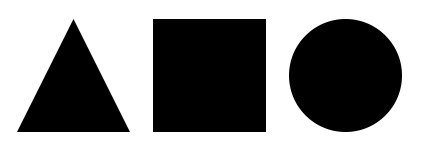
#> input picture 7_CV/Day07/work_0615_이한이/shapes.png, 423 x 150 px
$ jupyter execute --allow-errors 'work_0615_이한이_1.ipynb'   (shell and % lines are left out)
#> lines starting #> are read from the running program, lines starting #| are printed output that depends on the picture; after the words box and inside, x2 and y2 are one past the last pixel; in counts of white or black regions, pixels touching at a corner belong together
### 7_CV/cv_utils.py
## ============================================================
## 이미지 처리 공통 함수들
## ============================================================

## 모듈 로딩
import cv2
import os
import matplotlib.pyplot as plt
# import koreanize_matplotlib
import numpy as np
import matplotlib.cm as cm
import sys
import matplotlib.pyplot as plt
import numpy as np
import matplotlib.pyplot as plt
import numpy as np


import matplotlib.pyplot as plt
import numpy as np

# [82 lines left out: functions printPlots, printPlotImage, printDistance, not called in this run]

### 7_CV/Day07/work_0615_이한이/work_0615_이한이_1.ipynb
### [ 컨투어 찾기와 그리기 ] <hr>

[cell 1]
## -------------------------------------
## 이미지 데이터 로딩 & 기본 정보
## -------------------------------------
import cv2
import os
import matplotlib.pyplot as plt
import koreanize_matplotlib
import numpy as np
import matplotlib.cm as cm
import sys
sys.path.append(r"C:\KDT14\7_CV")

import importlib
import cv_utils

importlib.reload(cv_utils)

[cell 2]
import cv2
import numpy as np

img = cv2.imread('./shapes.png')
#> img is the input picture: shape (150, 423, 3); min 0, max 255, mean 137.7
img2 = img.copy()

plt.imshow(img)

# 그레이 스케일로 변환
imgray = cv2.cvtColor(img, cv2.COLOR_BGR2GRAY)

# 스레시홀드로 바이너리 이미지로 만들어서 검은배경에 흰색전경으로 반전
ret, imthres = cv2.threshold(imgray, 127, 255, cv2.THRESH_BINARY_INV)
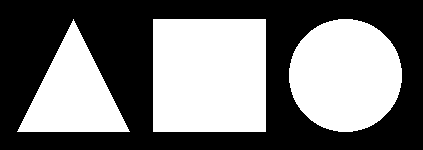
#> imthres: shape (150, 423); 46% white; 3 white regions

# 모든 좌표 반환
contour, hierarchy = cv2.findContours(imthres, cv2.RETR_EXTERNAL, \
                                                 cv2.CHAIN_APPROX_NONE)[-2:]
#> contour = 3 contours; box (x1, y1, x2, y2) and area: (153, 19, 266, 132) 12544, (289, 19, 402, 132) 9870, (17, 19, 130, 132) 6216


# 꼭지점 좌표만 반환
contour2, hierarchy = cv2.findContours(imthres, cv2.RETR_EXTERNAL, \
                                                cv2.CHAIN_APPROX_SIMPLE)[-2:]
#> contour2 has the same summary as contour

# 각각의 컨투의 갯수 출력
print('도형의 갯수: %d(%d)'% (len(contour), len(contour2)))
#| 도형의 갯수: 3(3)

# 모든 좌표를 갖는 컨투어 그리기, 초록색
cv2.drawContours(img, contour, -1, (0,255,0), 4)
#> img: shape (150, 423, 3); 8.62% of pixels changed, all inside (x1, y1, x2, y2) = (15, 17, 404, 134)

# 꼭지점 좌표만을 갖는 컨투어 그리기, 초록색
cv2.drawContours(img2, contour2, -1, (0,255,0), 4)

# 컨투어 모든 좌표를 작은 파랑색 점(원)으로 표시
for i in contour:
    for j in i:
        cv2.circle(img, tuple(j[0]), 1, (0,0,255), -1)
#> this loop made 3 passes
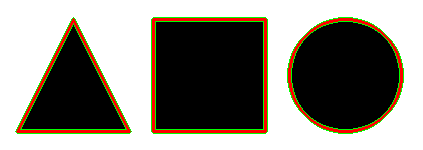
#> img: shape (150, 423, 3); mean B, G, R 128.7, 137.5, 141.9

# 컨투어 꼭지점 좌표를 작은 파랑색 점(원)으로 표시
for i in contour2:
    for j in i:
        cv2.circle(img2, tuple(j[0]), 1, (0,0,255), -1)
#> this loop made 3 passes
#> i on pass 2: [[153, 19], [153, 131], [265, 131], [265, 19]]
#> img2: shape (150, 423, 3); mean B, G, R 128.7, 145.7, 133.7

# 결과 출력
plt.figure(figsize=(15, 6))

plt.subplot(2, 1, 1)
plt.imshow(img)
plt.title('모든 컨투어')
plt.axis('off')

plt.subplot(2, 1, 2)
plt.imshow(img2)
plt.title('꼭짓점 컨투어')
plt.axis('off')
#> figure, not shown here; B, G, R data is drawn as R, G, B

### [컨투어 계층 트리] <hr>

[cell 3]
# 영상 읽기
img = cv2.imread('./shapes_donut.png')
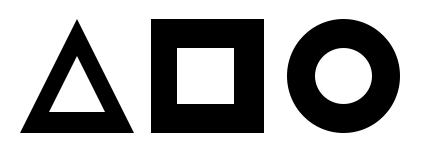
#> input picture 7_CV/Day07/work_0615_이한이/shapes_donut.png, 421 x 154 px
#> img is the input picture: shape (154, 421, 3); min 0, max 255, mean 167.6
img2 = img.copy()
# 바이너리 이미지로 변환
imgray = cv2.cvtColor(img, cv2.COLOR_BGR2GRAY)
#> imgray: shape (154, 421)
ret, imthres = cv2.threshold(imgray, 127, 255, cv2.THRESH_BINARY_INV)
#> imthres: shape (154, 421); 34.3% white; 3 white regions

# 가장 바깥 컨투어만 수집
contour, hierarchy = cv2.findContours(imthres, cv2.RETR_EXTERNAL, \
                                                cv2.CHAIN_APPROX_NONE)[-2:]
#> contour = 3 contours; box (x1, y1, x2, y2) and area: (151, 19, 264, 133) 12656, (287, 19, 400, 133) 9964, (20, 20, 134, 133) 6328
# 컨투어 갯수와 계층 트리 출력
print(len(contour), hierarchy)
#| 3 [[[ 1 -1 -1 -1]
#|   [ 2  0 -1 -1]
#|   [-1  1 -1 -1]]]

# 모든 컨투어를 트리 계층 으로 수집
contour2, hierarchy = cv2.findContours(imthres, cv2.RETR_TREE, \
                                            cv2.CHAIN_APPROX_SIMPLE)[-2:]
#> contour2 = 6 contours; box (x1, y1, x2, y2) and area: (151, 19, 264, 133) 12656, (287, 19, 400, 133) 9964, (20, 20, 134, 133) 6328, (176, 47, 235, 105) 3304, (314, 47, 373, 105) 2584, (48, 56, 106, 113) 1651
# 컨투어 갯수와 계층 트리 출력
print(len(contour2), hierarchy)
#| 6 [[[ 2 -1  1 -1]
#|   [-1 -1 -1  0]
#|   [ 4  0  3 -1]
#|   [-1 -1 -1  2]
#|   [-1  2  5 -1]
#|   [-1 -1 -1  4]]]

# 가장 바깥 컨투어만 그리기
cv2.drawContours(img, contour, -1, (0,255,0), 3)
#> img: shape (154, 421, 3); 8.49% of pixels changed, all inside (x1, y1, x2, y2) = (18, 17, 402, 135)
# 모든 컨투어 그리기
for idx, cont in enumerate(contour2):
    # 랜덤한 컬러 추출 -
    color = [int(i) for i in np.random.randint(0,255, 3)]
    # 컨투어 인덱스 마다 랜덤한 색상으로 그리기
    cv2.drawContours(img2, contour2, idx, color, 3)
    # 컨투어 첫 좌표에 인덱스 숫자 표시
    cv2.putText(img2, str(idx), tuple(cont[0][0]), cv2.FONT_HERSHEY_PLAIN, \
                                                            1, (0,0,255))
#> this loop made 6 passes
#> color on passes 1, 2, 3, 4, 6: [172, 47, 117], [192, 67, 251], [195, 103, 9], [211, 21, 242], [216, 88, 140]
#> (cont, color) on pass 5: ([[151, 19], [151, 132], [263, 132], [263, 19]], [36, 87, 70])
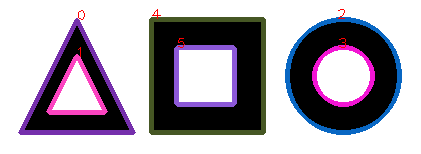
#> img2: shape (154, 421, 3); 12.91% of pixels changed, all inside (x1, y1, x2, y2) = (18, 9, 402, 135)

# 결과 출력
plt.figure(figsize=(15, 6))

plt.subplot(2, 1, 1)
plt.imshow(img)
plt.title('모든 컨투어')
plt.axis('off')

plt.subplot(2, 1, 2)
plt.imshow(img2)
plt.title('꼭짓점 컨투어')
plt.axis('off')
#> figure, not shown here; B, G, R data is drawn as R, G, B

### [ 모멘트 이용한 중심점, 넓이, 둘레길이 ] <hr>

[cell 4]
img = cv2.imread('./shapes.png')
# 그레이 스케일 변환
imgray = cv2.cvtColor(img, cv2.COLOR_BGR2GRAY)
# 바이너리 스케일 변환
ret, th = cv2.threshold(imgray, 127, 255, cv2.THRESH_BINARY_INV)
# 컨투어 찾기
contours, hierachy = cv2.findContours(th, cv2.RETR_EXTERNAL, \
                                            cv2.CHAIN_APPROX_SIMPLE)[-2:]
#> contours = 3 contours; box (x1, y1, x2, y2) and area: (153, 19, 266, 132) 12544, (289, 19, 402, 132) 9870, (17, 19, 130, 132) 6216

# 각 도형의 컨투어에 대한 루프
for c in contours:
    # 모멘트 계산
    mmt = cv2.moments(c)
    # m10/m00, m01/m00  중심점 계산
    cx = int(mmt['m10']/mmt['m00'])
    cy = int(mmt['m01']/mmt['m00'])
    # 영역 넓이
    a = mmt['m00']
    # 영역 외곽선 길이
    l = cv2.arcLength(c, True)
    # 중심점에 노란색 점 그리기
    cv2.circle(img, (cx, cy), 5, (0, 255, 255), -1)
    # 중심점 근처에 넓이 그리기
    cv2.putText(img, "A:%.0f"%a, (cx, cy+20) , cv2.FONT_HERSHEY_PLAIN, \
                                                            1, (0,0,255))
    # 컨투어 시작점에 길이 그리기
    cv2.putText(img, "L:%.2f"%l, tuple(c[0][0]), cv2.FONT_HERSHEY_PLAIN, \
                                                            1, (255,0,0))
    # 함수로 컨투어 넓이 계산해서 출력
    print("area:%.2f"%cv2.contourArea(c, False))
#> this loop made 3 passes
#> (cx, cy, a, l) on passes 1, 3: (345, 75, 9870, 370.7), (73, 93, 6216, 382.4)
#> (c, cx, cy, a, l) on pass 2: ([[153, 19], [153, 131], [265, 131], [265, 19]], 209, 75, 12544, 448)
#| area:9870.00
#| area:12544.00
#| area:6216.00
#> img: shape (150, 423, 3)

# 결과 출력
plt.imshow(img)
plt.title('center')
plt.axis('off')

### [ 컨투어 감싸는 도형 그리기 ] <hr>

[cell 5]
import cv2
import numpy as np

img = cv2.imread("./lightning.png")
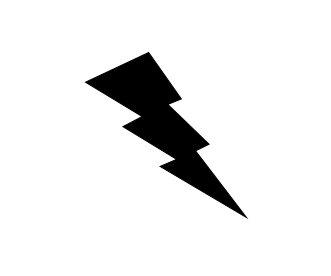
#> input picture 7_CV/Day07/work_0615_이한이/lightning.png, 331 x 276 px
#> img is the input picture: shape (276, 331, 3); min 0, max 255, mean 234.7
imgray = cv2.cvtColor(img, cv2.COLOR_BGR2GRAY)
#> imgray: shape (276, 331)
ret, th = cv2.threshold(imgray, 127,255,cv2.THRESH_BINARY_INV)
#> th: shape (276, 331); 8% white; 1 white region

contours, hr = cv2.findContours(th, cv2.RETR_EXTERNAL, \
                                        cv2.CHAIN_APPROX_SIMPLE)[-2:]
#> contours = 1 contour; box (x1, y1, x2, y2) and area: (85, 52, 248, 219) 7052; hr = [[-1, -1, -1, -1]]
contr = contours[0]
#> contr = contour of 332 points, box (x1, y1, x2, y2) (85, 52, 248, 219), area 7052
print(type(contr), contr.shape, contr.dtype)
#| <class 'numpy.ndarray'> (332, 1, 2) int32

x,y,w,h = cv2.boundingRect(contr)
#> x = 85; y = 52; w = 163; h = 167
cv2.rectangle(img, (x,y), (x+w, y+h), (0,0,0), 3)

rect = cv2.minAreaRect(contr)
#> rect = ((177.9, 139.9), (67.77, 208.5), -40.06)
box = cv2.boxPoints(rect)
#> box = [[219.1, 241.5], [84.92, 81.91], [136.8, 38.29], [271, 197.8]]
box = np.int32(box)
#> box = [[219, 241], [84, 81], [136, 38], [270, 197]]
cv2.drawContours(img, [box], -1, (0,255,0), 3)

(x,y), radius = cv2.minEnclosingCircle(contr)
#> x = 166; y = 150; radius = 105.8
cv2.circle(img, (int(x), int(y)), int(radius), (255,0,0), 2)

ret, tri = cv2.minEnclosingTriangle(np.float32(contr))
#> ret = 11620.5; tri = [[259.6, 242.2], [158, 46.83], [62.42, 91.8]]
cv2.polylines(img, [np.int32(tri)], True, (255,0,255), 2)

ellipse = cv2.fitEllipse(contr)
#> ellipse = ((162.5, 120.9), (60.93, 210), 138.7)
cv2.ellipse(img, ellipse, (0,255,255), 3)

# 2D 배열 형태([[값]])로 나오는 반환값에서 [0]을 붙여 순수 숫자 값만 쏙 빼옵니다.
vx, vy, x, y = cv2.fitLine(contr, cv2.DIST_L2, 0, 0.01, 0.01)
#> vx = [0.643]; vy = [0.766]; x = [161]; y = [130.3]
vx, vy, x, y = vx[0], vy[0], x[0], y[0]
#> vx = 0.643; vy = 0.766; x = 161; y = 130.3

cols,rows = img.shape[:2]
#> cols = 276; rows = 331
cv2.line(img, (0, int(0-x*(vy/vx) + y)), (cols-1, int((cols-x)*(vy/vx) + y)), (0,0,255),2)

cv_utils.printPlots(1, 1, ['Bound Fit shapes'], [img])
#> the loop in printPlots, `for ax, title, data, cm in zip(axes, titles, datas, cmaps):` made 1 pass

### [ 컨투어 단순화 ] <hr>

[cell 6]
img = cv2.imread('./bad_rect.png')
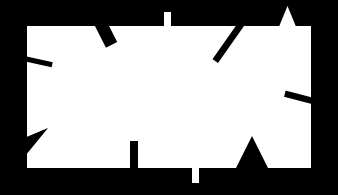
#> input picture 7_CV/Day07/work_0615_이한이/bad_rect.png, 338 x 195 px
#> img is the input picture: shape (195, 338, 3); min 0, max 255, mean 150.6
img2 = img.copy()

# 그레이스케일과 바이너리 스케일 변환
imgray = cv2.cvtColor(img, cv2.COLOR_BGR2GRAY)
#> imgray: shape (195, 338)
ret, th = cv2.threshold(imgray, 127, 255, cv2.THRESH_BINARY)
#> th: shape (195, 338); 59.1% white; 1 black region

# 컨투어 찾기
contours, hierarchy = cv2.findContours(
    th,
    cv2.RETR_EXTERNAL,
    cv2.CHAIN_APPROX_SIMPLE
)[-2:]
#> contours = 1 contour; box (x1, y1, x2, y2) and area: (27, 7, 311, 183) 38314

contour = contours[0]
#> contour = contour of 297 points, box (x1, y1, x2, y2) (27, 7, 311, 183), area 38314

# 전체 둘레의 0.05로 오차 범위 지정
epsilon = 0.05 * cv2.arcLength(contour, True)
#> epsilon = 65.44

# 근사 컨투어 계산
approx = cv2.approxPolyDP(contour, epsilon, True)
#> approx = [[310, 26], [27, 26], [27, 167], [310, 167]]

# 각각 컨투어 선 그리기
cv2.drawContours(img, [contour], -1, (0, 255, 0), 3)
#> img: shape (195, 338, 3); 9.2% of pixels changed, all inside (x1, y1, x2, y2) = (25, 5, 313, 185)
cv2.drawContours(img2, [approx], -1, (0, 255, 0), 3)
#> img2: shape (195, 338, 3)

# BGR -> RGB 변환
img_rgb = cv2.cvtColor(img, cv2.COLOR_BGR2RGB)
img2_rgb = cv2.cvtColor(img2, cv2.COLOR_BGR2RGB)

# plt로 결과 출력
plt.figure(figsize=(12, 5))

plt.subplot(1, 2, 1)
plt.imshow(img_rgb)
plt.title("Original Contour")
plt.axis("off")

plt.subplot(1, 2, 2)
plt.imshow(img2_rgb)
plt.title("Approx PolyDP")
plt.axis("off")

plt.tight_layout()
plt.show()

### [ 볼록 선체 ] <hr>

[cell 7]
img = cv2.imread('./hand.jpg')
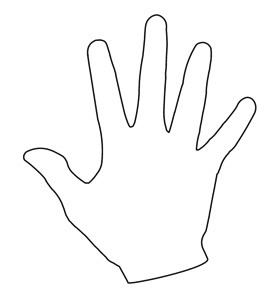
#> input picture 7_CV/Day07/work_0615_이한이/hand.jpg, 269 x 295 px
#> img is the input picture: shape (295, 269, 3); min 0, max 255, mean 249.1
img2 = img.copy()

# 그레이스케일 변환
gray = cv2.cvtColor(img, cv2.COLOR_BGR2GRAY)

# 이진화: 손 부분을 흰색 전경으로 만들기
ret, th = cv2.threshold(gray, 127, 255, cv2.THRESH_BINARY_INV)
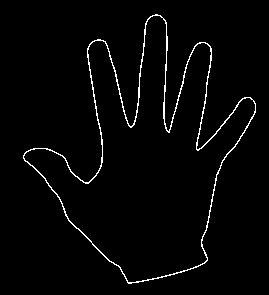
#> th: shape (295, 269); 2.3% white in thin lines or dots, all inside (x1, y1, x2, y2) = (23, 14, 256, 284)

# 컨투어 찾기
contours, hierarchy = cv2.findContours(th, cv2.RETR_EXTERNAL, cv2.CHAIN_APPROX_SIMPLE)[-2:]
#> contours = 1 contour; box (x1, y1, x2, y2) and area: (23, 14, 256, 284) 27536

# 가장 큰 컨투어 선택
cntr = max(contours, key=cv2.contourArea)
#> cntr = contour of 512 points, box (x1, y1, x2, y2) (23, 14, 256, 284), area 27536

# 원본 컨투어 그리기
cv2.drawContours(img, [cntr], -1, (0, 255, 0), 1)
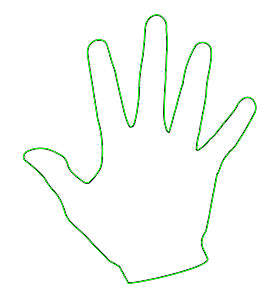
#> img: shape (295, 269, 3); 1.5% of pixels changed, all inside (x1, y1, x2, y2) = (23, 14, 256, 284)

# 볼록 선체 찾기: 좌표 기준
hull = cv2.convexHull(cntr)
#> hull = contour of 27 points, box (x1, y1, x2, y2) (23, 14, 256, 284), area 40932
cv2.drawContours(img2, [hull], -1, (0, 255, 0), 1)

# 볼록 여부 확인
print("원본 컨투어 볼록 여부:", cv2.isContourConvex(cntr))
#| 원본 컨투어 볼록 여부: False
print("볼록 선체 볼록 여부:", cv2.isContourConvex(hull))
#| 볼록 선체 볼록 여부: True

# 볼록 선체 찾기: 인덱스 기준
hull2 = cv2.convexHull(cntr, returnPoints=False)
#> hull2 = 27 values, max 511 at index 0, min 0 at index 26, mean 253.6

# 볼록 결함 찾기
defects = cv2.convexityDefects(cntr, hull2)
#> defects = 19 rows, first 6: [0, 2, 1, 162], [2, 91, 35, 23967], [91, 93, 92, 114], [94, 180, 137, 18631], [180, 182, 181, 114], [183, 185, 184, 114]

# 결함 지점 표시

for i in range(defects.shape[0]):
    startP, endP, farthestP, distance = defects[i, 0]
    farthest = tuple(cntr[farthestP][0])
    dist = distance / 256.0
    if dist > 1:
        cv2.circle(img2, farthest, 3, (0, 0, 255), -1)
#> this loop made 19 passes
#> (startP, endP, farthestP, distance, farthest, dist) on passes 1 to 12: (0, 2, 1, 162, (154, 15), 0.633), (2, 91, 35, 23967, (131, 126), 93.62), (91, 93, 92, 114, (93, 41), 0.445), (94, 180, 137, 18631, (98, 171), 72.78), (180, 182, 181, 114, (24, 154), 0.445), (183, 185, 184, 114, (24, 159), 0.445), (185, 217, 198, 1514, (57, 195), 5.91), (217, 243, 230, 1173, (120, 268), 4.58), (245, 247, 246, 217, (132, 282), 0.848), (247, 255, 248, 201, (139, 281), 0.785), (255, 263, 256, 186, (159, 277), 0.727), (263, 267, 266, 211, (178, 272), 0.824)
#> img2: shape (295, 269, 3); mean B, G, R 246.9, 249, 247.5

# BGR -> RGB 변환
img_rgb = cv2.cvtColor(img, cv2.COLOR_BGR2RGB)
img2_rgb = cv2.cvtColor(img2, cv2.COLOR_BGR2RGB)

# plt 시각화
plt.figure(figsize=(12, 5))

plt.subplot(1, 2, 1)
plt.imshow(img_rgb)
plt.title("Contour")
plt.axis("off")

plt.subplot(1, 2, 2)
plt.imshow(img2_rgb)
plt.title("Convex Hull + Defects")
plt.axis("off")

plt.tight_layout()
plt.show()

### [ 도형 매칭 ] <hr>

[cell 8]
# 매칭을 위한 이미지 읽기
target = cv2.imread('./4star.jpg')              # 매칭 대상
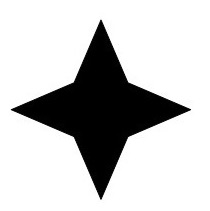
#> input picture 7_CV/Day07/work_0615_이한이/4star.jpg, 210 x 211 px
#> target is the input picture: shape (211, 210, 3); min 0, max 255, mean 197.9
shapes = cv2.imread('./shapestomatch.jpg')      # 여러 도형

# 원본 복사
#> (the rest of this cell did not finish here and is left out)
